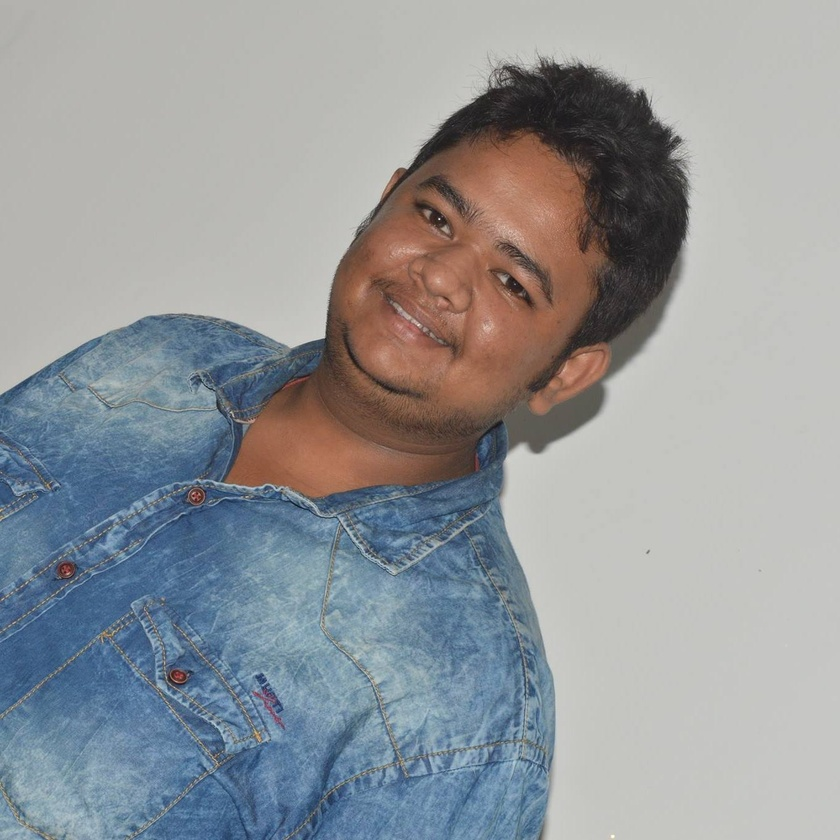
#> input picture images/surya.jpg, 840 x 840 px, shrunk from 1361 x 1361 before the run
$ jupyter execute '1.2 Color Spaces.ipynb'
#> lines starting #> are read from the running program, lines starting #| are printed output that depends on the picture
# Color Spaces

Different way to add color to an images. Simple way to represent color.

### RGB, HSV, CMYK are color spaces.

Open CV Default colr spacse is RGB . It is an additive color model .Generate different color by adding red , green, blue and different intensity/ brightness. In open cv we have 8bit color depth.

** Fact:  OpenCV store color in BGR order on the computer . How computer stores 32bit color its ended up storing at RGB

HSV is a way to represent color the way human perceive it. It stores color information in a cylindrical representation of RGB color points.

Hue : Color Value (0-179).
Saturation : Vibrancy of color (0-255).
Value : Brightness or intensity (0-255).

In computer vision it is useful for color segmentation. In RGB filtering color is not that easy, However HSV makes it much easier to set color ranges to filter specific color.

Filtering the color is like filtering the hue part pf the HSV.
Saturation : low everything white .
Value: low value dark.

Hue color filtering ranges from 0 to 180 .

Setting up hue value Red (165 to 15) . Green (45 to 75) . Blue (90 to 120).

[cell 1]
import cv2
import numpy as np

[cell 2]
image = cv2.imread('./images/surya.jpg')
#> image is the input picture: shape (840, 840, 3); mean B, G, R 154.4, 151.1, 147.4

[cell 3]
# B, G, R value of 1st pixel of the image
B, G, R = image[10, 50]
#> B = 174; G = 178; R = 179
print(B,G,R)
#| 174 178 179
print(image.shape)
#| (840, 840, 3)

[cell 4]
# Convert to gray_scale and see the shape
gray_img = cv2.cvtColor(image, cv2.COLOR_BGR2GRAY)
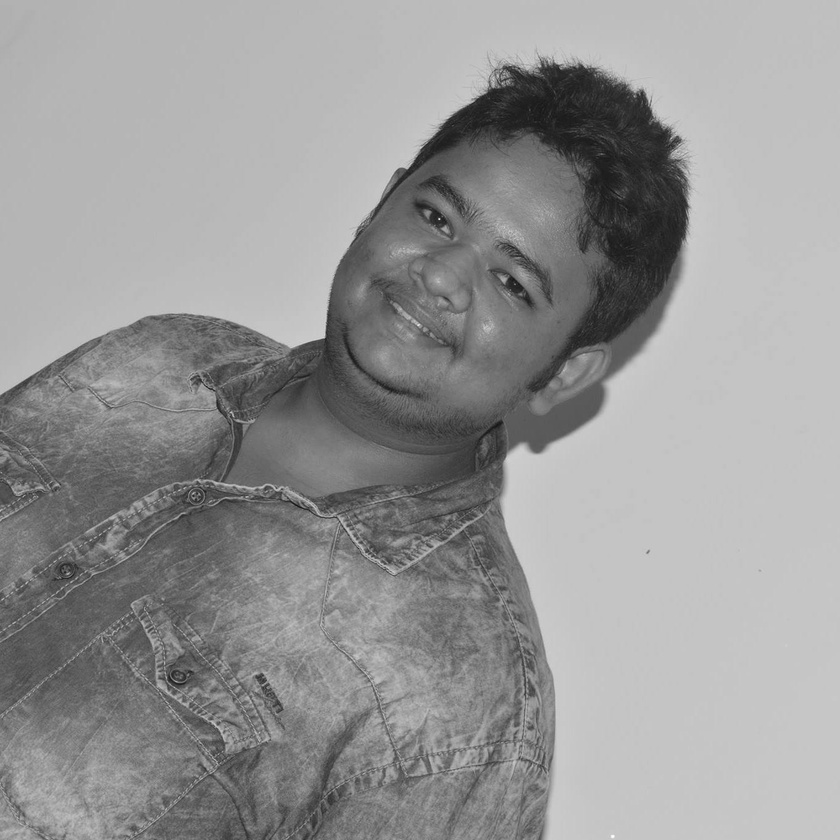
#> gray_img: shape (840, 840); min 19, max 253, mean 150.4
print(gray_img.shape)
#| (840, 840)
print(gray_img[10, 50])
#| 178

# in shape it removes the 3 RGB color value

[cell 5]
# each pixel coordinate has only one value previsously it was 3
gray_img[0,0]
#> Out = 178

#### HSV color space

[cell 6]
#H: 0 - 180, S: 0 - 255, V: 0 - 255

image = cv2.imread('./images/surya.jpg')

hsv_image = cv2.cvtColor(image, cv2.COLOR_BGR2HSV)
#> hsv_image: shape (840, 840, 3); mean H, S, V 55.5, 46.5, 164.2

cv2.imshow('HSV image', hsv_image)
cv2.imshow('Hue channel', hsv_image[:, :, 0])
cv2.imshow('Saturation channel', hsv_image[:, :, 1])
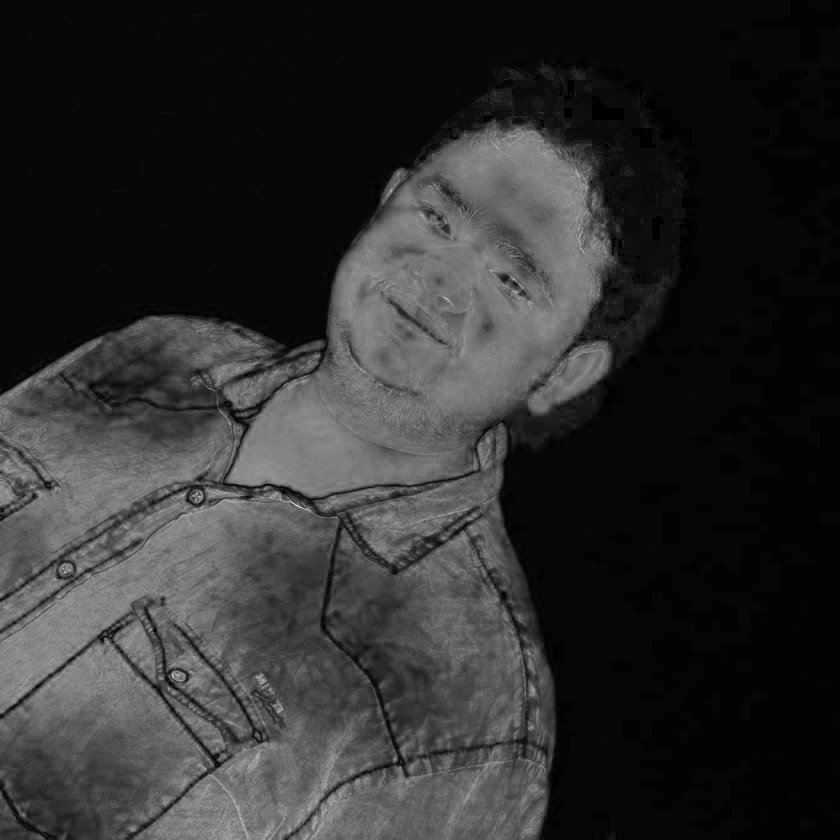
#> window 'Saturation channel': shape (840, 840); min 0, max 255, mean 46.5
cv2.imshow('Value channel', hsv_image[:, :, 2])

cv2.waitKey()
cv2.destroyAllWindows()

#### Individual channels in RGB image

[cell 7]
image = cv2.imread('./images/surya.jpg')

# OpenCV's 'split' function splites the image into each color index
B, G, R = cv2.split(image)

print(B.shape)
#| (840, 840)
cv2.imshow("Red", R)
cv2.imshow("Green", G)
cv2.imshow("Blue", B)
cv2.waitKey(0)
cv2.destroyAllWindows()

# Let's re-make the original image,
merged = cv2.merge([B, G, R])
cv2.imshow("Merged", merged)

# Let's amplify the blue color
merged = cv2.merge([B+100, G, R])
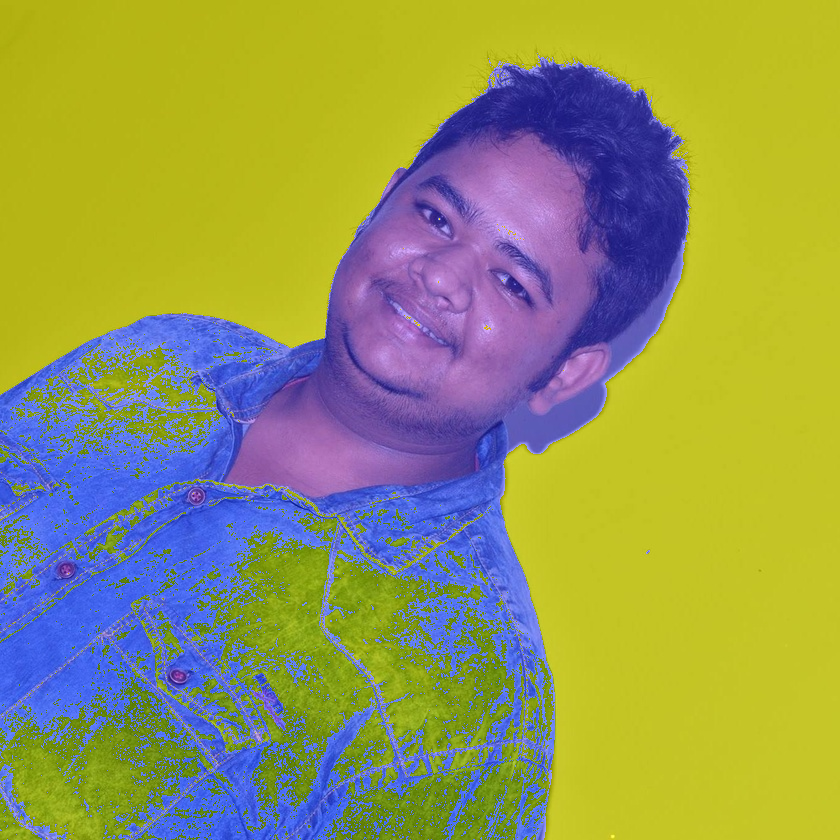
#> merged: shape (840, 840, 3); mean B, G, R 91.7, 151.1, 147.4
cv2.imshow("Merged with Blue Amplified", merged)

cv2.waitKey(0)
cv2.destroyAllWindows()

[cell 8]
B, G, R = cv2.split(image)

# create a matrix of zero with the dimenssion of the image w X h
zeros = np.zeros(image.shape[:2],dtype="uint8")

cv2.imshow('Red',cv2.merge([zeros,zeros,R]))
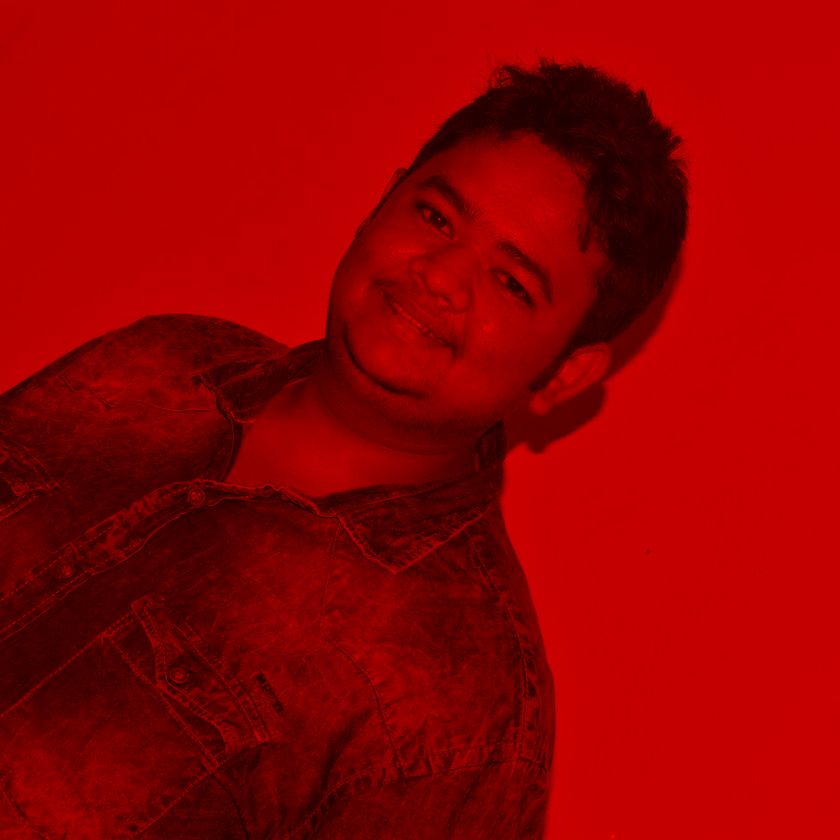
#> window 'Red': shape (840, 840, 3); mean B, G, R 0, 0, 147.4
cv2.imshow('Green',cv2.merge([zeros,G,zeros]))
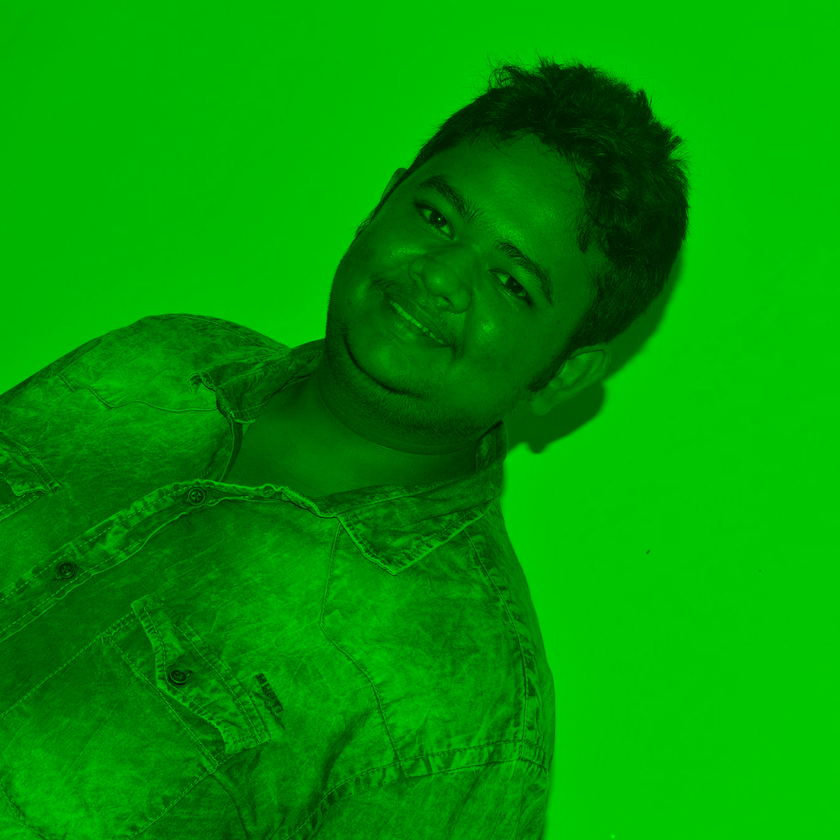
#> window 'Green': shape (840, 840, 3); mean B, G, R 0, 151.1, 0
cv2.imshow('Blue',cv2.merge([B,zeros,zeros]))
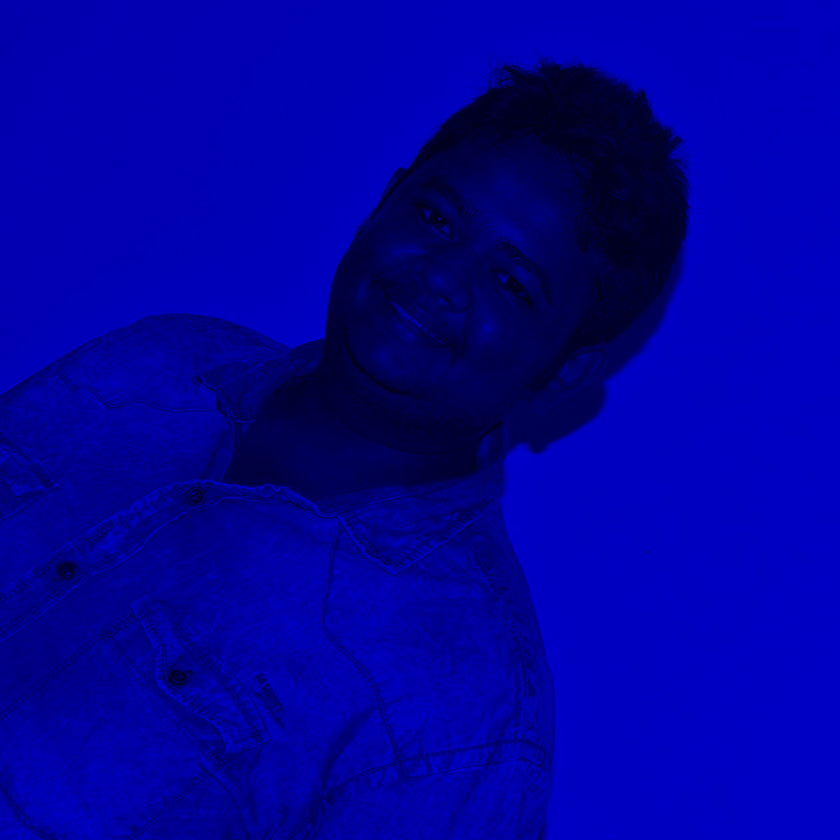
#> window 'Blue': shape (840, 840, 3); mean B, G, R 154.4, 0, 0


cv2.waitKey(0)
cv2.destroyAllWindows()

[cell 9]
image.shape[:2]
#> Out = (840, 840)
